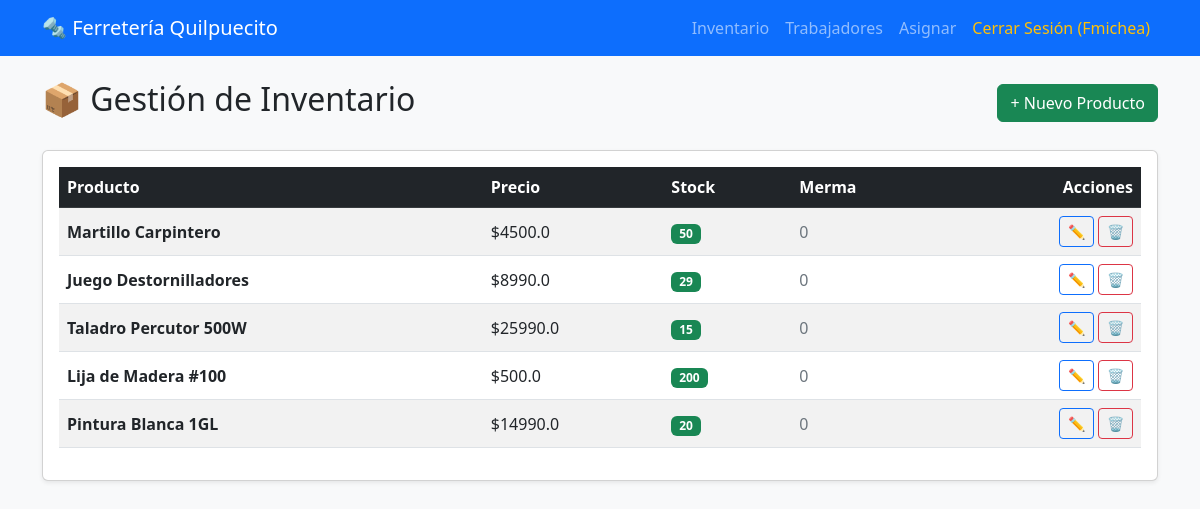
Page /productos (signed in) on the committed database.
### tables this page shows
CREATE TABLE productos (
    id INTEGER PRIMARY KEY AUTOINCREMENT,
    nombre TEXT NOT NULL,
    cantidad INTEGER NOT NULL,
    precio REAL NOT NULL,
    merma INTEGER DEFAULT 0
);

### app.py (the view)
@app.route('/productos')
@login_required
def productos():
    conn = get_db_connection()
    productos = conn.execute('SELECT * FROM productos').fetchall()
    conn.close()
    return render_template('productos.html', productos=productos)

### app.py (called while the page is built)
def get_db_connection():
    conn = sqlite3.connect('ferreteria.db')
    conn.row_factory = sqlite3.Row
    conn.execute("PRAGMA foreign_keys = ON")
    return conn

def login_required(f):
    @wraps(f)
    def decorated_function(*args, **kwargs):
        if 'user_id' not in session:
            flash('Por favor inicia sesión para acceder.', 'warning')
            return redirect(url_for('login'))
        return f(*args, **kwargs)
    return decorated_function

### templates/productos.html
{% extends 'base.html' %}
{% block content %}
<div class="d-flex justify-content-between align-items-center mb-4">
    <h2>📦 Gestión de Inventario</h2>
    <a href="{{ url_for('agregar_producto') }}" class="btn btn-success">+ Nuevo Producto</a>
</div>
<div class="card shadow-sm">
    <div class="card-body">
        <div class="table-responsive">
            <table class="table table-striped table-hover align-middle">
                <thead class="table-dark">
                    <tr>
                        <th>Producto</th>
                        <th>Precio</th>
                        <th>Stock</th>
                        <th>Merma</th>
                        <th class="text-end">Acciones</th>
                    </tr>
                </thead>
                <tbody>
                    {% for producto in productos %}
                    <tr>
                        <td class="fw-bold">{{ producto['nombre'] }}</td>
                        <td>${{ producto['precio'] }}</td>
                        <td>
                            {% if producto['cantidad'] < 5 %}
                                <span class="badge bg-danger">{{ producto['cantidad'] }} (Bajo)</span>
                            {% else %}
                                <span class="badge bg-success">{{ producto['cantidad'] }}</span>
                            {% endif %}
                        </td>
                        <td class="text-secondary">{{ producto['merma'] }}</td>
                        <td class="text-end">
                            <a href="{{ url_for('editar_producto', id=producto['id']) }}" class="btn btn-sm btn-outline-primary">✏️</a>
                            <a href="{{ url_for('eliminar_producto', id=producto['id']) }}"
                               class="btn btn-sm btn-outline-danger"
                               onclick="return confirm('¿Eliminar {{ producto.nombre }}?');">🗑️</a>
                        </td>
                    </tr>
                    {% endfor %}
                </tbody>
            </table>
        </div>
    </div>
</div>
{% endblock %}

### templates/base.html (style rules this page uses)
body { background-color: #f8f9fa; }
.card { box-shadow: 0 4px 8px rgba(0,0,0,0.1); }

### rows in the picture
productos: nombre "Martillo Carpintero", precio "4500.0", cantidad "50", merma "0"
productos: nombre "Juego Destornilladores", precio "8990.0", cantidad "29", merma "0"
productos: nombre "Taladro Percutor 500W", precio "25990.0", cantidad "15", merma "0"
productos: nombre "Lija de Madera #100", precio "500.0", cantidad "200", merma "0"
productos: nombre "Pintura Blanca 1GL", precio "14990.0", cantidad "20", merma "0"

### other values in the picture
{{ session.username }} "Fmichea"
